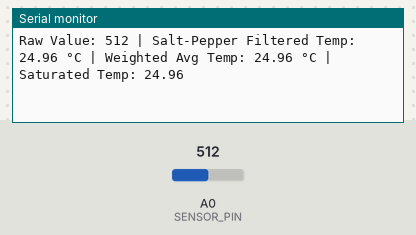
The program below on a simulated Arduino Uno, built with avr-gcc and run on an emulated ATmega328P. Parts: the last lines printed to the serial monitor. The inputs (shaded band) are chosen by the test bench; at power-on: A0 (SENSOR_PIN) = 512.

Above: at 1.2 s.
1.3 s: A0 (SENSOR_PIN) set to 716
At 2.1 s:
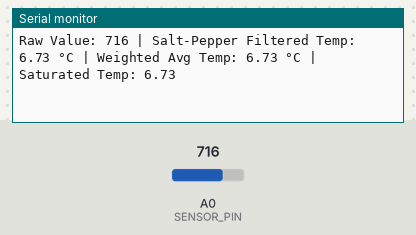
2.8 s: A0 (SENSOR_PIN) set to 900
At 2.8 s:
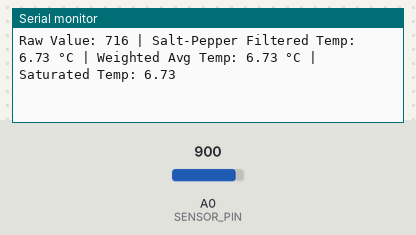
Timing chart, 0 to 5.8 s (numbered marks = the images above; inputs shaded):
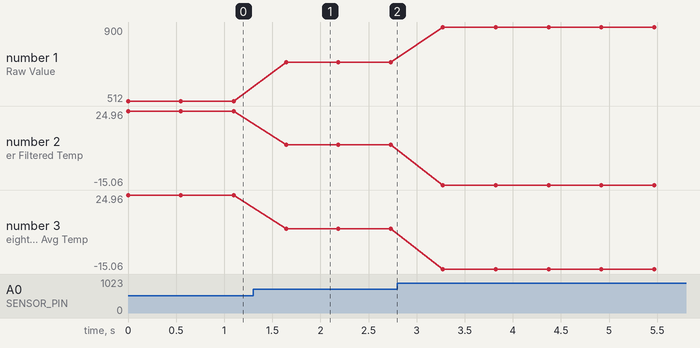

The program:

main.cpp
```cpp
#include <Arduino.h>
#include <Arduino_FreeRTOS.h>
#include "sensor.h"           // For readFilteredTemperature()
#include "sensor_driver.h"    // For sensor_init()
#include "display.h"          // For displayTemperature(), initDisplay()

TaskHandle_t TaskReadSensor;
TaskHandle_t TaskDisplayTemp;

float filteredTemperature = 0;

void TaskReadSensorCode(void *pvParameters) {
  (void)pvParameters;

  while (1) {
    filteredTemperature = readFilteredTemperature();
    vTaskDelay(pdMS_TO_TICKS(500));
  }
}

void TaskDisplayTempCode(void *pvParameters) {
  (void)pvParameters;

  while (1) {
    displayTemperature(filteredTemperature);
    vTaskDelay(pdMS_TO_TICKS(1000));
  }
}

void setup() {
  Serial.begin(9600);
  while (!Serial) {
    delay(10);
  }

  sensor_init();     // <-- Use updated sensor init
  initDisplay();

  xTaskCreate(TaskReadSensorCode, "Sensor", 128, NULL, 2, &TaskReadSensor);
  xTaskCreate(TaskDisplayTempCode, "Display", 128, NULL, 1, &TaskDisplayTemp);
}

void loop() {
  // Empty - FreeRTOS takes care of everything
}
```

display.h
```cpp
#ifndef DISPLAY_H
#define DISPLAY_H

void initDisplay();
void displayTemperature(float temp);

#endif
```

filters.h
```cpp
#ifndef FILTERS_H
#define FILTERS_H

void saltPepperFilter(int *samples, int len);
float weightedAverage(int *samples, float *weights, int len);
int saturate(int value, int minVal, int maxVal);

#endif
```

sensor.h
```cpp
#ifndef SENSOR_H
#define SENSOR_H

float readFilteredTemperature();

#endif
```

display.cpp
```cpp
#include "display.h"
#include <stdio.h>

void initDisplay() {
    // Add code to initialize your display
    printf("Display Initialized\n");  // or LCD init code
}

void displayTemperature(float temperature) {
    printf("Filtered Temp: %.2f°C\n", temperature);
}
```

filters.cpp
```cpp
#include "filters.h"
#include <math.h>
#include <Arduino.h>

void saltPepperFilter(int *samples, int len) {
  int sum = 0;
  for (int i = 0; i < len; i++) sum += samples[i];
  int avg = sum / len;
  for (int i = 0; i < len; i++) {
    if (abs(samples[i] - avg) > 50) samples[i] = avg;
  }
}

float weightedAverage(int *samples, float *weights, int len) {
  float sum = 0;
  for (int i = 0; i < len; i++) {
    sum += samples[i] * weights[i];
  }
  return sum;
}

int saturate(int value, int minVal, int maxVal) {
  if (value < minVal) return minVal;
  if (value > maxVal) return maxVal;
  return value;
}
```

sensor.cpp
```cpp
#include "sensor.h"
#include "sensor_driver.h"
#include "filters.h"
#include <Arduino.h>
#include <Arduino_FreeRTOS.h>
#include <math.h>

const int numSamples = 10;
int readings[numSamples];
float weights[numSamples] = {0.1, 0.09, 0.1, 0.11, 0.1, 0.1, 0.1, 0.1, 0.1, 0.1};

float analogToCelsius(int analogValue) {
    float voltage = analogValue * (5.0 / 1023.0);
    float resistance = (10000.0 * voltage) / (5.0 - voltage);
    return 1.0 / (0.001129148 + 0.000234125 * log(resistance) +
                  0.0000000876741 * pow(log(resistance), 3)) - 273.15;
}

float readFilteredTemperature() {
    for (int i = 0; i < numSamples; i++) {
        readings[i] = read_sensor_raw();
        vTaskDelay(pdMS_TO_TICKS(10));
    }

    saltPepperFilter(readings, numSamples);
    float saltPepperTemp = analogToCelsius(readings[0]);

    float weightedAvg = weightedAverage(readings, weights, numSamples);
    int saturated = saturate((int)weightedAvg, 0, 1023);
    float filteredTemp = analogToCelsius(saturated);

    Serial.print("Raw Value: ");
    Serial.print(readings[0]);
    Serial.print(" | Salt-Pepper Filtered Temp: ");
    Serial.print(saltPepperTemp, 2);
    Serial.print(" °C | Weighted Avg Temp: ");
    Serial.print(analogToCelsius(weightedAvg), 2);
    Serial.print(" °C | Saturated Temp: ");
    Serial.println(filteredTemp, 2);

    return filteredTemp;
}
```

sensor_driver.h
```cpp
#ifndef SENSOR_DRIVER_H
#define SENSOR_DRIVER_H

void sensor_init();
int read_sensor_raw();

#endif
```

sensor_driver.cpp
```cpp
#include "sensor_driver.h"
#include <Arduino.h>

#define SENSOR_PIN A0

void sensor_init() {
    pinMode(SENSOR_PIN, INPUT);
    analogReference(DEFAULT);
}

int read_sensor_raw() {
    return analogRead(SENSOR_PIN);
}
```

Measured:
- after the input at 1.3 s, the serial monitor: prints a new line after 0.34 s (image 1)
- plotted number 1: 512 → 716 after the input at 1.3 s, 716 → 900 after the input at 2.8 s
- plotted number 2: 24.96 → 6.73 after the input at 1.3 s, 6.73 → -15.06 after the input at 2.8 s
- plotted number 3: 24.96 → 6.73 after the input at 1.3 s, 6.73 → -15.06 after the input at 2.8 s
